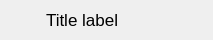
<?xml version="1.0" encoding="UTF-8"?>
<ui version="4.0">
 <class>Form</class>
 <widget class="CardWidget" name="Form">
  <property name="geometry">
   <rect>
    <x>0</x>
    <y>0</y>
    <width>213</width>
    <height>40</height>
   </rect>
  </property>
  <property name="minimumSize">
   <size>
    <width>200</width>
    <height>40</height>
   </size>
  </property>
  <property name="maximumSize">
   <size>
    <width>16777215</width>
    <height>45</height>
   </size>
  </property>
  <property name="windowTitle">
   <string>Form</string>
  </property>
  <layout class="QHBoxLayout" name="horizontalLayout">
   <property name="spacing">
    <number>10</number>
   </property>
   <property name="topMargin">
    <number>1</number>
   </property>
   <property name="rightMargin">
    <number>9</number>
   </property>
   <property name="bottomMargin">
    <number>1</number>
   </property>
   <item>
    <widget class="IconWidget" name="exchange_icon">
     <property name="minimumSize">
      <size>
       <width>25</width>
       <height>25</height>
      </size>
     </property>
     <property name="maximumSize">
      <size>
       <width>25</width>
       <height>25</height>
      </size>
     </property>
    </widget>
   </item>
   <item>
    <widget class="TitleLabel" name="TitleLabel">
     <property name="font">
      <font>
       <family>Segoe UI</family>
       <pointsize>13</pointsize>
       <bold>false</bold>
      </font>
     </property>
     <property name="text">
      <string>Title label</string>
     </property>
    </widget>
   </item>
  </layout>
 </widget>
 <customwidgets>
  <customwidget>
   <class>IconWidget</class>
   <extends>QWidget</extends>
   <header>qfluentwidgets</header>
  </customwidget>
  <customwidget>
   <class>CardWidget</class>
   <extends>QFrame</extends>
   <header>qfluentwidgets</header>
   <container>1</container>
  </customwidget>
  <customwidget>
   <class>TitleLabel</class>
   <extends>QLabel</extends>
   <header>qfluentwidgets</header>
  </customwidget>
 </customwidgets>
 <resources>
  <include location="../qfluentwidgets/_rc/resource.qrc"/>
 </resources>
 <connections/>
</ui>
